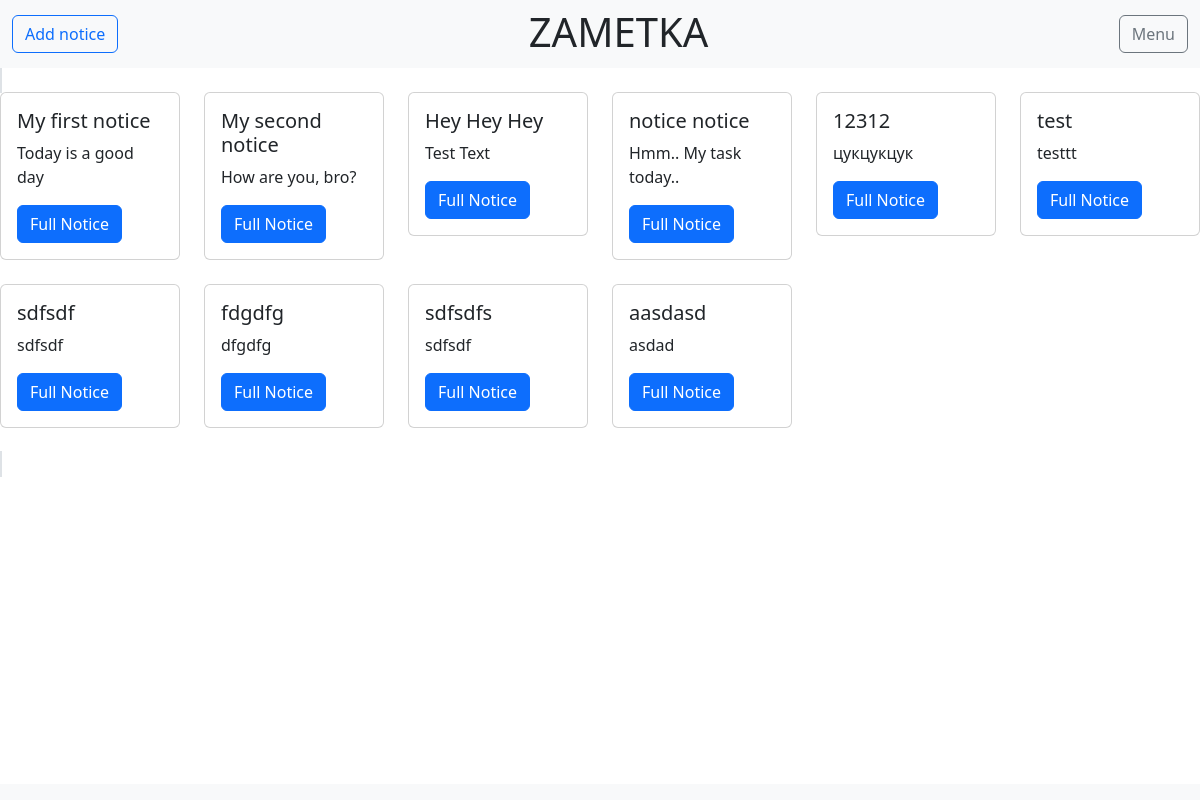
/, run on an earlier commit of the app's database.
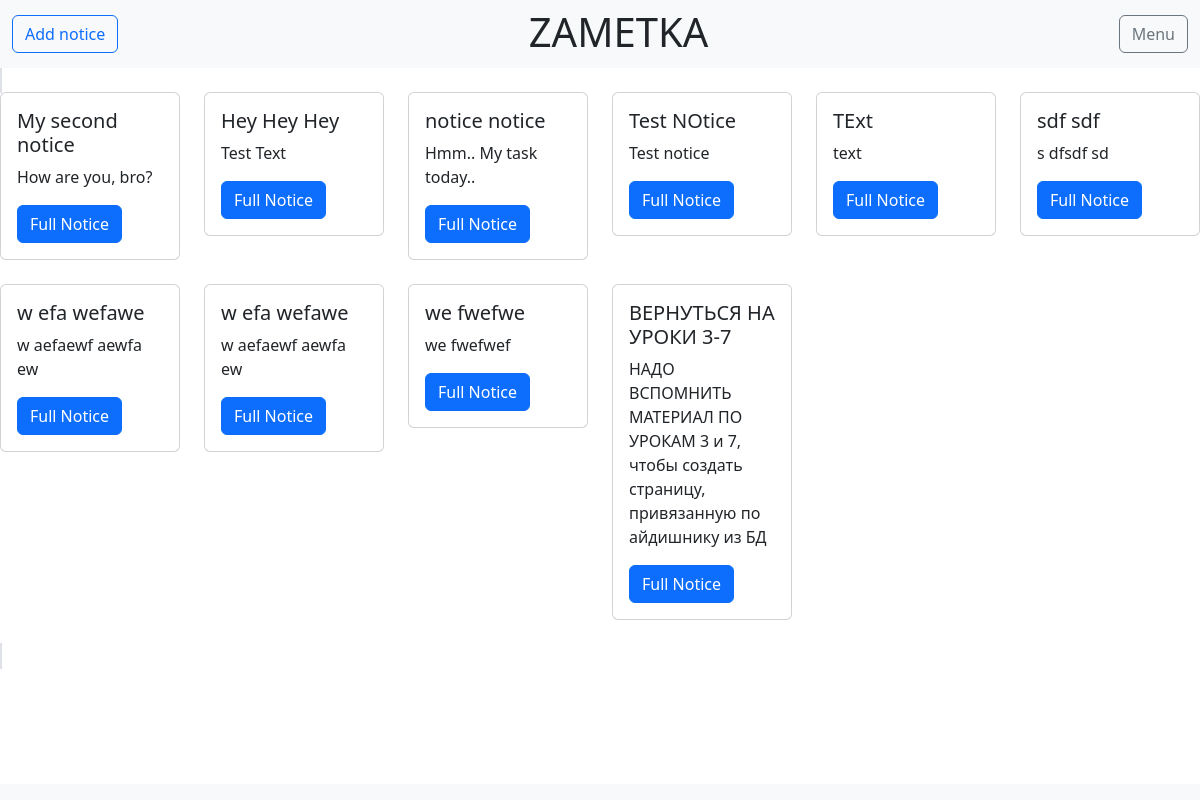
And on a later commit of the database.
### noticeapp/models.py (models this page shows, shortened)
class Notice(models.Model):
    title = models.CharField(max_length=50)
    text = models.TextField(blank=True)
    time_create = models.DateTimeField(auto_now_add=True)
    def get_absolute_url(self):
        return reverse('fullnotice', kwargs={'notice_id': self.pk})
    class Meta: #for admin board
        ordering = ['time_create', 'title']

### noticeapp/views.py (the view)
# urls.py: path('', NoticeHome.as_view(), name='home'), #доменсайта, + префикс noticeapp
class NoticeHome(ListView): #Отвечает за базовую страницу сайта и основываться на классе ListView
    model = Notice
    template_name = "notice/index.html"
    context_object_name = 'notice_card_information'

### noticeapp/templates/notice/index.html (shortened to what this page needs)
{% load static %}
<!DOCTYPE html>
<html lang="en">
<head>
    <link type="text/css" href = "{% static 'noticeapp/css/stylesheet.css' %}" rel="stylesheet" >
    <link href="https://cdn.jsdelivr.net/npm/bootstrap@5.2.0/dist/css/bootstrap.min.css" rel="stylesheet">
</head>
<body>
<nav class="navbar navbar-expand-lg bg-light">
    <div class="container-fluid">
        <div class="collapse navbar-collapse" id="navbarSupportedContent">
            <ul class="navbar-nav me-auto mb-2 mb-lg-0">
                <a href="{% url 'addnotice' %}" type="button" class="btn btn-outline-primary">Add notice</a>
            </ul>
            <h1 class="me-auto mb-2 mb-lg-1">ZAMETKA</h1>
            <a href="#" type="button" class="btn btn-outline-secondary">Menu</a>
        </div>
    </div>
</nav>
<span class="border border-2">
    <div class="row">
        {% for elem in notice_card_information %}
        <br><div class="col-sm-2">
    <div class="card">
      <div class="card-body">
        <h5 class="card-title">{{elem.title}}</h5>
        <p class="card-text">{{elem.text}}</p>
        <a href="{{ elem.get_absolute_url }}" class="btn btn-primary">Full Notice</a>
      </div>
    </div></br>
  </div>
        {% endfor %}
</div>
</span>
<div class="fixed-bottom">
    <nav class="navbar navbar-expand-lg bg-light"></nav>
</div>
</body>
</html>

What changed in the data, as far as the page shows it:
removed Notice: title "My first notice", text "Today is a good day"
removed Notice: title "12312", text "цукцукцук"
removed Notice: title "test", text "testtt"
removed Notice: title "sdfsdf", text "sdfsdf"
removed Notice: title "fdgdfg", text "dfgdfg"
removed Notice: title "sdfsdfs", text "sdfsdf"
removed Notice: title "aasdasd", text "asdad"
added Notice: title "Test NOtice", text "Test notice"
added Notice: title "TExt", text "text"
added Notice: title "sdf sdf", text "s dfsdf sd"
added Notice: title "w efa wefawe", text "w aefaewf aewfa ew"
added Notice: title "w efa wefawe", text "w aefaewf aewfa ew"
added Notice: title "we fwefwe", text "we fwefwef"
added Notice: title "ВЕРНУТЬСЯ НА УРОКИ 3-7", text "НАДО ВСПОМНИТЬ МАТЕРИАЛ ПО УРОКАМ 3 и 7, чтобы создать страницу, привязанную по айдишнику из БД"
